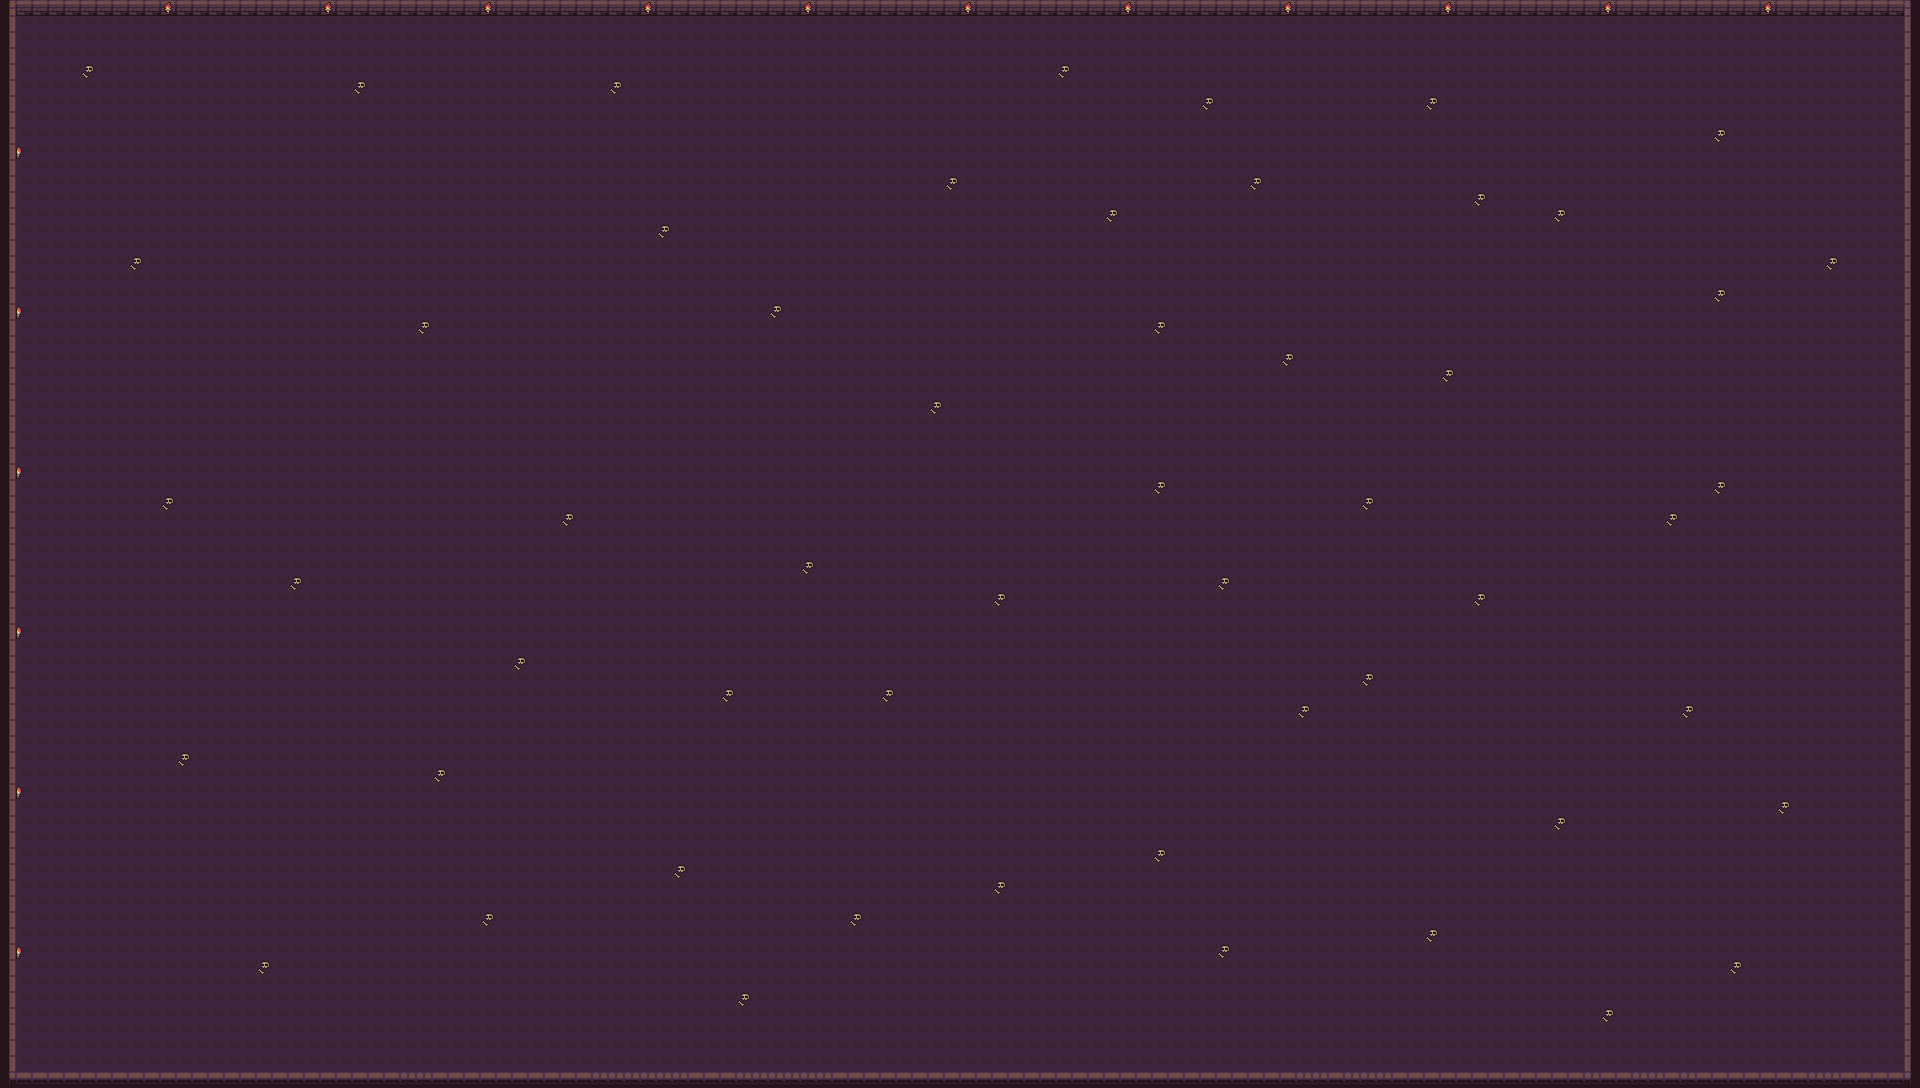

This is a level from a 2D game, rendered from its Tiled map with the project's own tilesets. A one-line summary and the map file follow, with tile-layer data summarised:
An orthogonal 120x68 tile map with 16x16 px tiles, 3 tile layers (Capa de patrones 1, Paredes, Decoraciones).

<map version="1.10" tiledversion="1.11.2" orientation="orthogonal" renderorder="right-down" width="120" height="68" tilewidth="16" tileheight="16" infinite="0" nextlayerid="4" nextobjectid="1">
 <tileset firstgid="1" source="patrones.tsx" />
 <layer id="1" name="Capa de patrones 1" width="120" height="68">
  <data>[8160 cells, 8160 non-empty, 1 distinct tile ids]</data>
 </layer>
 <layer id="2" name="Paredes" width="120" height="68">
  <data>[8160 cells, 372 non-empty, 11 distinct tile ids]</data>
 </layer>
 <layer id="3" name="Decoraciones" width="120" height="68">
  <data>[8160 cells, 71 non-empty, 3 distinct tile ids]</data>
 </layer>
</map>
